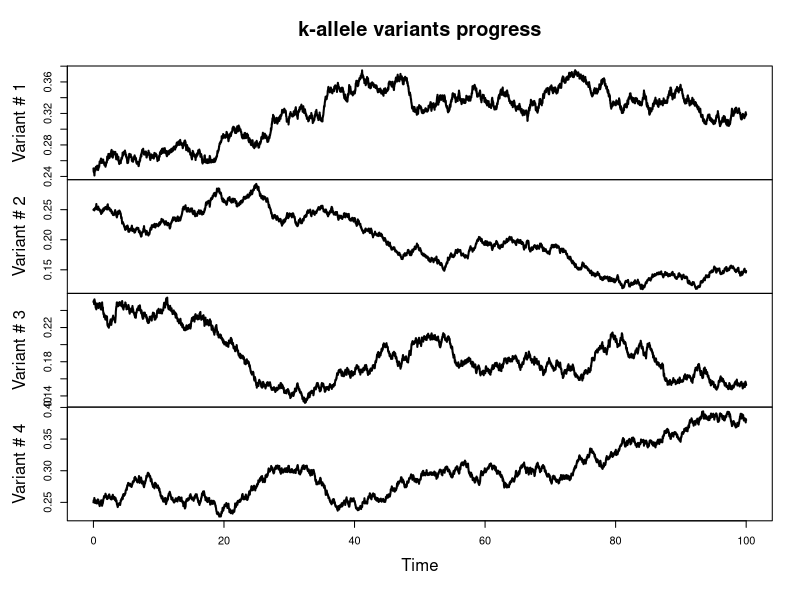
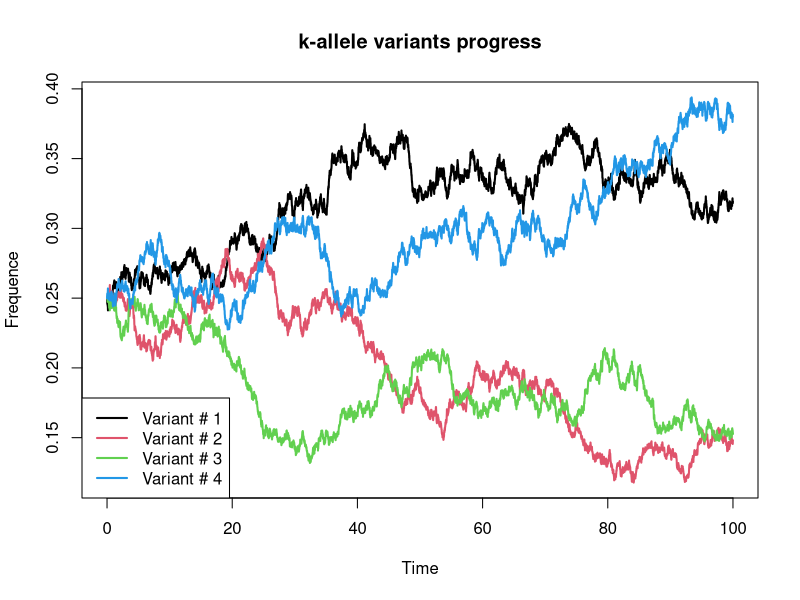

The R source for these figures, in order:
#Euler Model
allele_freq<-function(k, Ne, tempo_sim, deltat){
      N<-round(tempo_sim/deltat)
      z<-matrix(NA, nrow=round(N)+1, ncol = k) 
      z[1,]<-rep(1/k,k)           #E(z(0))=1/k=z(0)
      ztilde<-z[, 1:(k-1)]        #z restriction
      #Ã generated as a time-dep hypermatrix,
      Atilde <- array(NA, dim = c(N, k-1, k-1))
      for (t in 1:N) {
        for (i in 1:(k-1)) {
          for (j in 1:(k-1)) {
            delta_ij <- ifelse(i == j, 1, 0)
            Atilde[t, i, j] <- (1 / (2 * Ne)) * ztilde[t, i] * (delta_ij - ztilde[t, j])
          }
        }
        #Writing the Euler model of the sde
        L  <- t(chol(Atilde[t, , ])) 
        dW <- rnorm(k - 1, mean = 0, sd = sqrt(deltat))
        ztilde[t+1, ] <- ztilde[t, ] + L %*% dW
        if(sum(ztilde[t+1,])>1){ztilde[t+1,]<-ztilde[t+1,]/sum(ztilde[t+1,])}
      }
      z[,1:(k-1)]<-ztilde
      for (h in 1:(N+1)) {
        z[h,k]<-pmax(1-sum(ztilde[h,]), 1e-8)
      }
      
      return(ts(z, start = 0, deltat = deltat))
}
set.seed(111)
K<-4
evoluzione<-allele_freq(k=K, Ne=1000, tempo_sim = 100, deltat = 0.01)
colnames(evoluzione)<-paste("Variant #", 1:K)
#Plot 1 (each variant progression)
plot(evoluzione, col = 1:K, lwd=2,
     main = "k-allele variants progress",
     ylab = "Frequence", xlab = "Time")
#Plot 2 (multiprogression with legenda)
plot(evoluzione, plot.type = "single", col = 1:K, lwd=2,
     main = "k-allele variants progress",
     ylab = "Frequence", xlab = "Time")
legend("bottomleft",
       legend = colnames(evoluzione),
       col = 1:K,
       lwd = 2)
